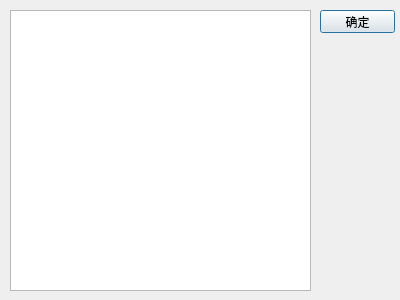
<?xml version="1.0" encoding="UTF-8"?>
<ui version="4.0">
 <class>SelectModel</class>
 <widget class="QDialog" name="SelectModel">
  <property name="geometry">
   <rect>
    <x>0</x>
    <y>0</y>
    <width>400</width>
    <height>300</height>
   </rect>
  </property>
  <property name="windowTitle">
   <string>Dialog</string>
  </property>
  <widget class="QListView" name="listView">
   <property name="geometry">
    <rect>
     <x>10</x>
     <y>10</y>
     <width>301</width>
     <height>281</height>
    </rect>
   </property>
  </widget>
  <widget class="QPushButton" name="pushButton">
   <property name="geometry">
    <rect>
     <x>320</x>
     <y>10</y>
     <width>75</width>
     <height>23</height>
    </rect>
   </property>
   <property name="text">
    <string>确定</string>
   </property>
  </widget>
 </widget>
 <resources/>
 <connections/>
</ui>
